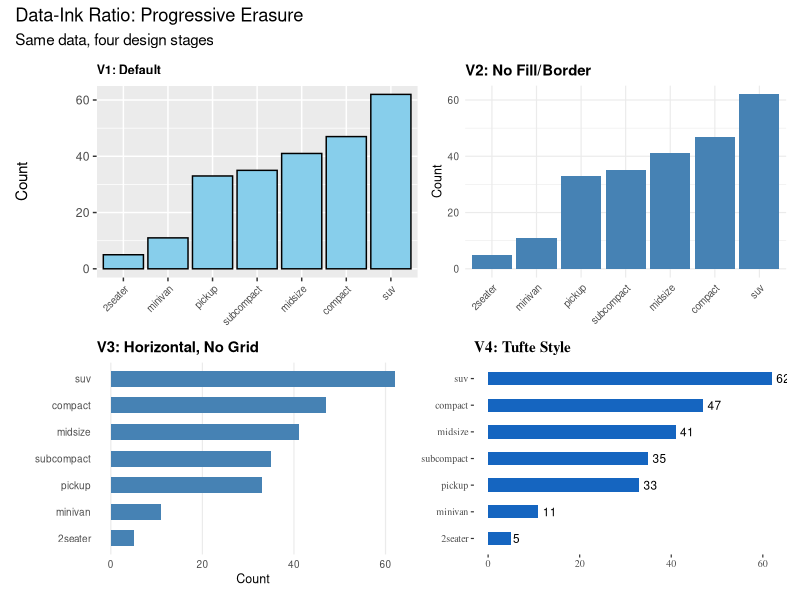
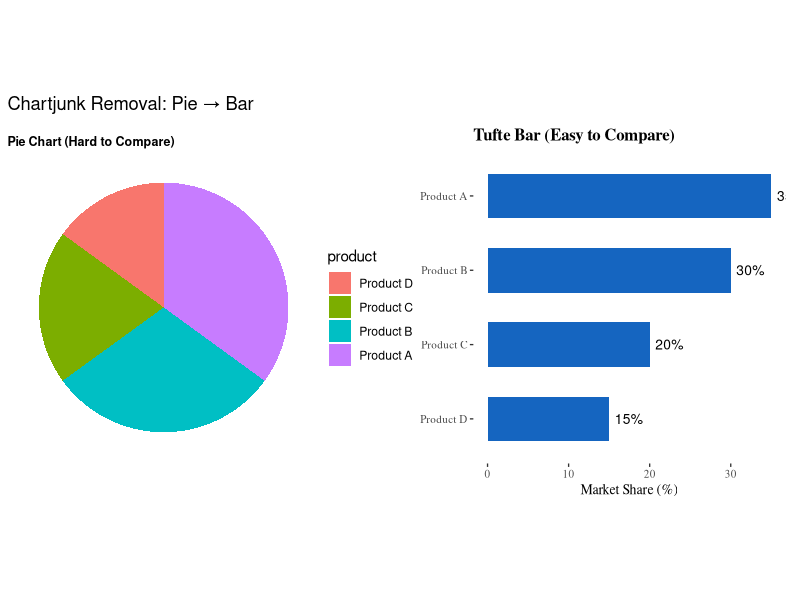
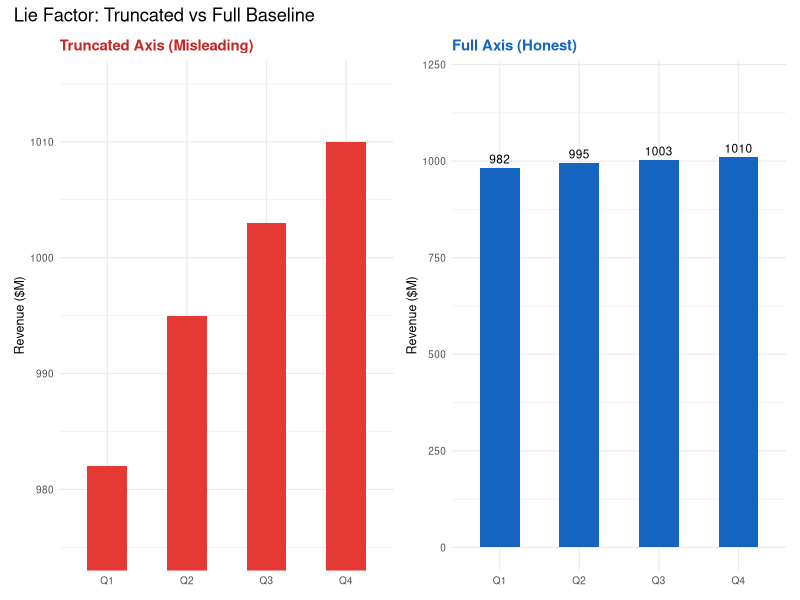
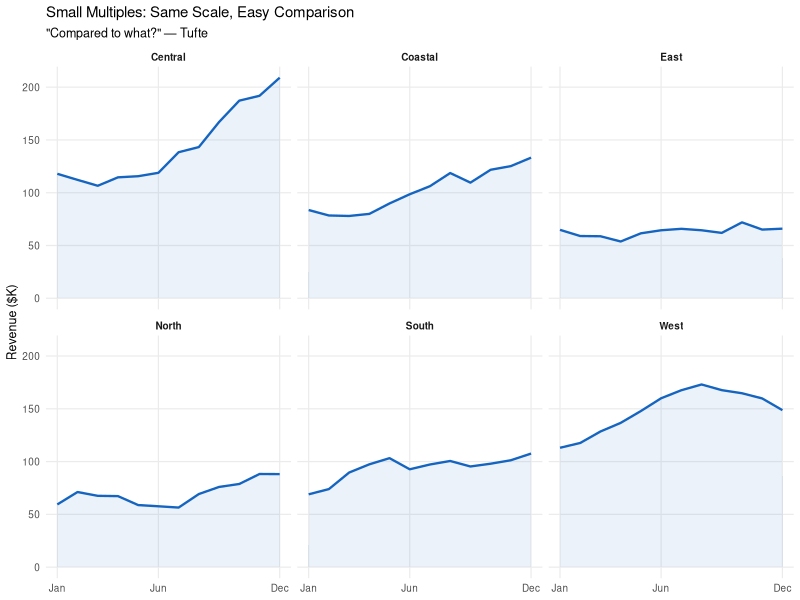
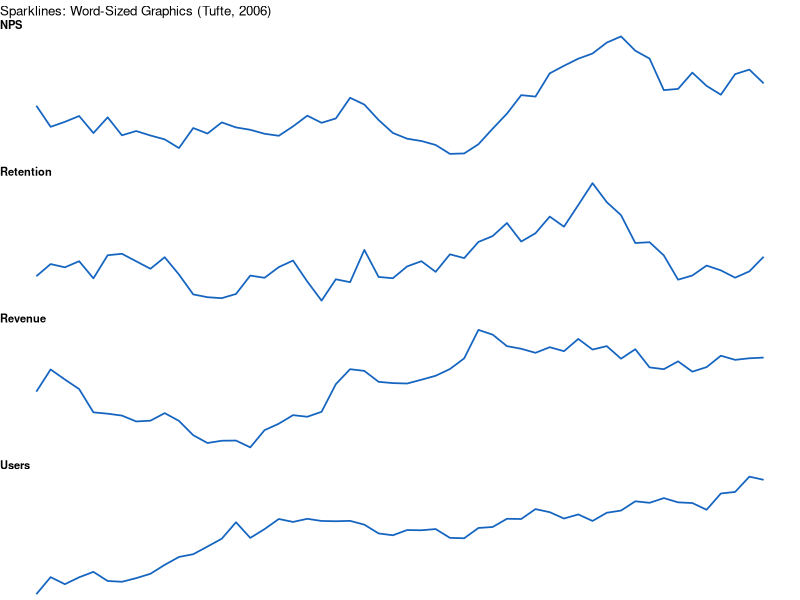
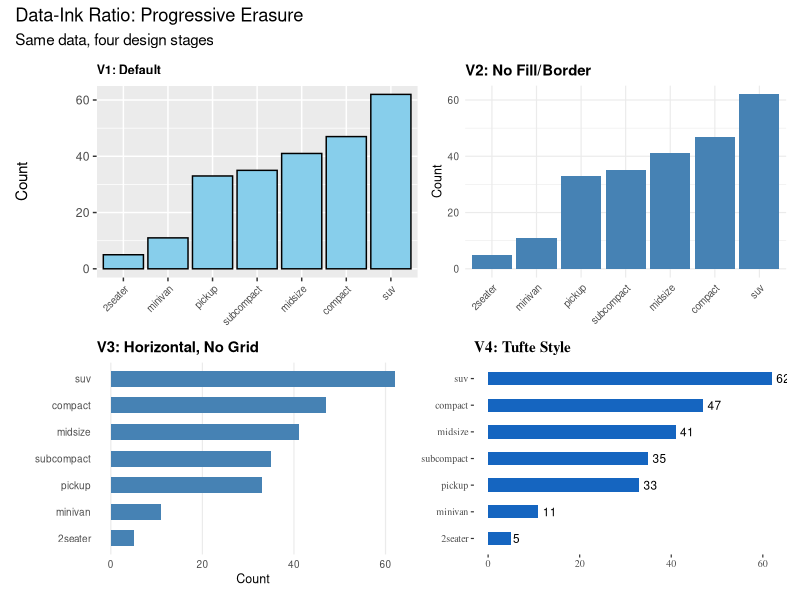
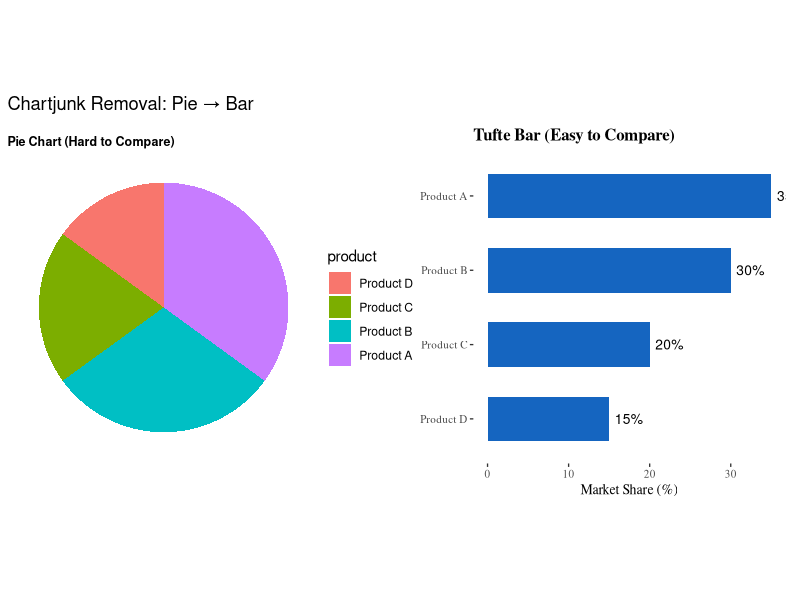
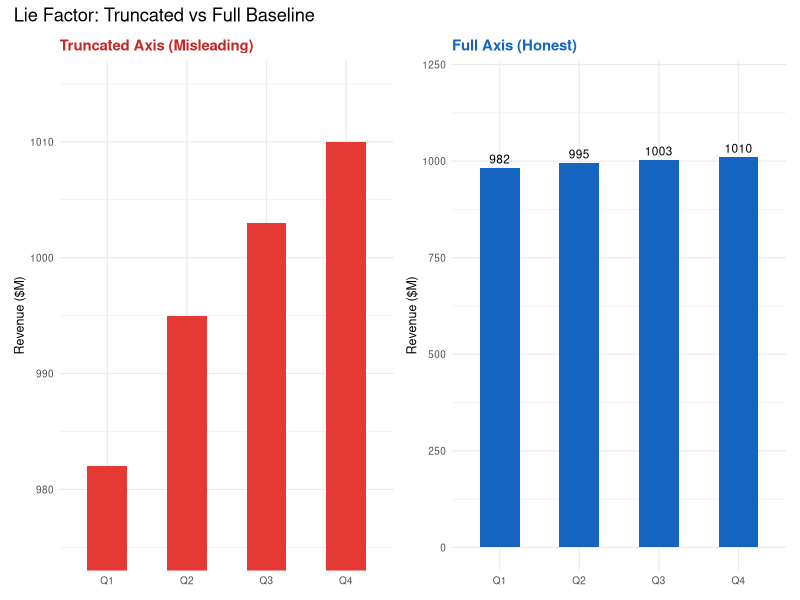

These charts were generated, in order, by the following R code:
# ============================================================
# Workshop 1 — Module 2: Tufte's Principles
# R Demonstration Script
# Data Visualization for Data Scientists — UNYT Tirana
# ============================================================

# ── 0. Setup ────────────────────────────────────────────────
# install.packages(c("tidyverse", "ggthemes", "patchwork"))
library(tidyverse)
library(ggthemes)   # theme_tufte(), theme_economist(), etc.
library(patchwork)

# Create output directory
dir.create("output", showWarnings = FALSE)


# ── 1. Data-Ink Ratio: Progressive Erasure ──────────────────
# Using the mpg dataset to demonstrate four stages of
# chartjunk removal following Tufte's "erase" principle.

mpg_counts <- mpg |>
  count(class) |>
  mutate(class = fct_reorder(class, n))

# Version 1: Default ggplot2 (heavy gridlines, grey background)
p1 <- ggplot(mpg_counts, aes(x = class, y = n)) +
  geom_bar(stat = "identity", fill = "skyblue", color = "black") +
  labs(title = "V1: Default", y = "Count", x = NULL) +
  theme(axis.text.x = element_text(angle = 45, hjust = 1, size = 7),
        plot.title = element_text(size = 9, face = "bold"))

# Version 2: Remove background fill and border
p2 <- ggplot(mpg_counts, aes(x = class, y = n)) +
  geom_col(fill = "steelblue") +
  labs(title = "V2: No Fill/Border", y = "Count", x = NULL) +
  theme_minimal(base_size = 9) +
  theme(axis.text.x = element_text(angle = 45, hjust = 1, size = 7),
        plot.title = element_text(face = "bold"))

# Version 3: Remove gridlines, flip to horizontal
p3 <- ggplot(mpg_counts, aes(x = class, y = n)) +
  geom_col(fill = "steelblue", width = 0.6) +
  coord_flip() +
  labs(title = "V3: Horizontal, No Grid", y = "Count", x = NULL) +
  theme_minimal(base_size = 9) +
  theme(panel.grid.major.y = element_blank(),
        panel.grid.minor = element_blank(),
        plot.title = element_text(face = "bold"))

# Version 4: Tufte-style — direct labels, minimal spines
p4 <- ggplot(mpg_counts, aes(x = class, y = n)) +
  geom_col(fill = "#1565C0", width = 0.5) +
  geom_text(aes(label = n), hjust = -0.3, size = 3) +
  coord_flip() +
  theme_tufte(base_size = 9) +
  labs(title = "V4: Tufte Style", y = NULL, x = NULL) +
  theme(plot.title = element_text(face = "bold"))

# Combine with patchwork
p_combined <- (p1 | p2) / (p3 | p4) +
  plot_annotation(
    title = "Data-Ink Ratio: Progressive Erasure",
    subtitle = "Same data, four design stages"
  )

print(p_combined)
ggsave("output/data_ink_erasure.png", p_combined,
       width = 10, height = 7, dpi = 150)


# ── 2. Chartjunk: 3-D Pie vs Clean Bar ─────────────────────
# R does not natively support 3-D pies, which is itself a
# design endorsement. Compare a standard pie to a bar chart.

share_data <- tibble(
  product = c("Product A", "Product B", "Product C", "Product D"),
  share = c(35, 30, 20, 15)
) |>
  mutate(product = fct_reorder(product, share))

# Pie (not recommended, but shown for comparison)
p_pie <- ggplot(share_data, aes(x = "", y = share, fill = product)) +
  geom_bar(stat = "identity", width = 1) +
  coord_polar("y") +
  theme_void() +
  labs(title = "Pie Chart (Hard to Compare)") +
  theme(plot.title = element_text(size = 9, face = "bold"))

# Clean horizontal bar
p_bar <- ggplot(share_data, aes(x = product, y = share)) +
  geom_col(fill = "#1565C0", width = 0.6) +
  geom_text(aes(label = paste0(share, "%")), hjust = -0.2, size = 3.5) +
  coord_flip() +
  theme_tufte(base_size = 10) +
  labs(title = "Tufte Bar (Easy to Compare)",
       x = NULL, y = "Market Share (%)") +
  theme(plot.title = element_text(face = "bold"))

p_chartjunk <- p_pie + p_bar +
  plot_annotation(title = "Chartjunk Removal: Pie → Bar")

print(p_chartjunk)
ggsave("output/chartjunk_removal.png", p_chartjunk,
       width = 10, height = 4, dpi = 150)


# ── 3. Lie Factor Demonstration ─────────────────────────────
# Show truncated vs full y-axis for the same data

revenue <- tibble(
  quarter = c("Q1", "Q2", "Q3", "Q4"),
  value = c(982, 995, 1003, 1010)
)

# Truncated (lie factor >> 1)
p_trunc <- ggplot(revenue, aes(x = quarter, y = value)) +
  geom_col(fill = "#E53935", width = 0.5) +
  coord_cartesian(ylim = c(975, 1015)) +
  labs(title = "Truncated Axis (Misleading)",
       y = "Revenue ($M)", x = NULL) +
  theme_minimal(base_size = 9) +
  theme(plot.title = element_text(face = "bold", color = "#C62828"))

# Honest (lie factor ~ 1)
p_honest <- ggplot(revenue, aes(x = quarter, y = value)) +
  geom_col(fill = "#1565C0", width = 0.5) +
  geom_text(aes(label = value), vjust = -0.5, size = 3) +
  coord_cartesian(ylim = c(0, 1200)) +
  labs(title = "Full Axis (Honest)",
       y = "Revenue ($M)", x = NULL) +
  theme_minimal(base_size = 9) +
  theme(plot.title = element_text(face = "bold", color = "#1565C0"))

p_lie <- p_trunc + p_honest +
  plot_annotation(title = "Lie Factor: Truncated vs Full Baseline")

print(p_lie)
ggsave("output/lie_factor_demo.png", p_lie,
       width = 9, height = 4, dpi = 150)


# ── 4. Small Multiples ─────────────────────────────────────
# Simulate regional monthly revenue data

set.seed(7)
regions <- c("North", "South", "East", "West", "Central", "Coastal")
months <- 1:12

sm_data <- expand_grid(region = regions, month = months) |>
  group_by(region) |>
  mutate(
    base = runif(1, 50, 120),
    revenue = cumsum(rnorm(n(), 2, 8)) + base
  ) |>
  ungroup()

p_sm <- ggplot(sm_data, aes(x = month, y = revenue)) +
  geom_line(color = "#1565C0", linewidth = 0.8) +
  geom_area(fill = "#1565C0", alpha = 0.08) +
  facet_wrap(~region, ncol = 3, scales = "fixed") +
  scale_x_continuous(breaks = c(1, 6, 12),
                     labels = c("Jan", "Jun", "Dec")) +
  theme_minimal(base_size = 9) +
  theme(
    strip.text = element_text(face = "bold"),
    panel.grid.minor = element_blank()
  ) +
  labs(x = NULL, y = "Revenue ($K)",
       title = "Small Multiples: Same Scale, Easy Comparison",
       subtitle = "\"Compared to what?\" — Tufte")

print(p_sm)
ggsave("output/small_multiples.png", p_sm,
       width = 9, height = 5, dpi = 150)


# ── 5. Sparklines (using theme_void) ───────────────────────
set.seed(12)
spark_data <- tibble(
  week = rep(1:52, 4),
  metric = rep(c("Revenue", "Users", "Retention", "NPS"),
               each = 52),
  value = c(
    cumsum(rnorm(52, 0.5, 3)),
    cumsum(rnorm(52, 0.3, 2)),
    cumsum(rnorm(52, 0.1, 4)),
    cumsum(rnorm(52, 0.4, 2.5))
  )
)

p_spark <- ggplot(spark_data, aes(x = week, y = value)) +
  geom_line(color = "#1565C0", linewidth = 0.6) +
  facet_wrap(~metric, ncol = 1, scales = "free_y") +
  theme_void(base_size = 8) +
  theme(strip.text = element_text(hjust = 0, face = "bold", size = 8)) +
  labs(title = "Sparklines: Word-Sized Graphics (Tufte, 2006)")

print(p_spark)
ggsave("output/sparklines.png", p_spark,
       width = 5, height = 4, dpi = 150)

cat("\n── All M02 plots saved to output/ ──\n")
